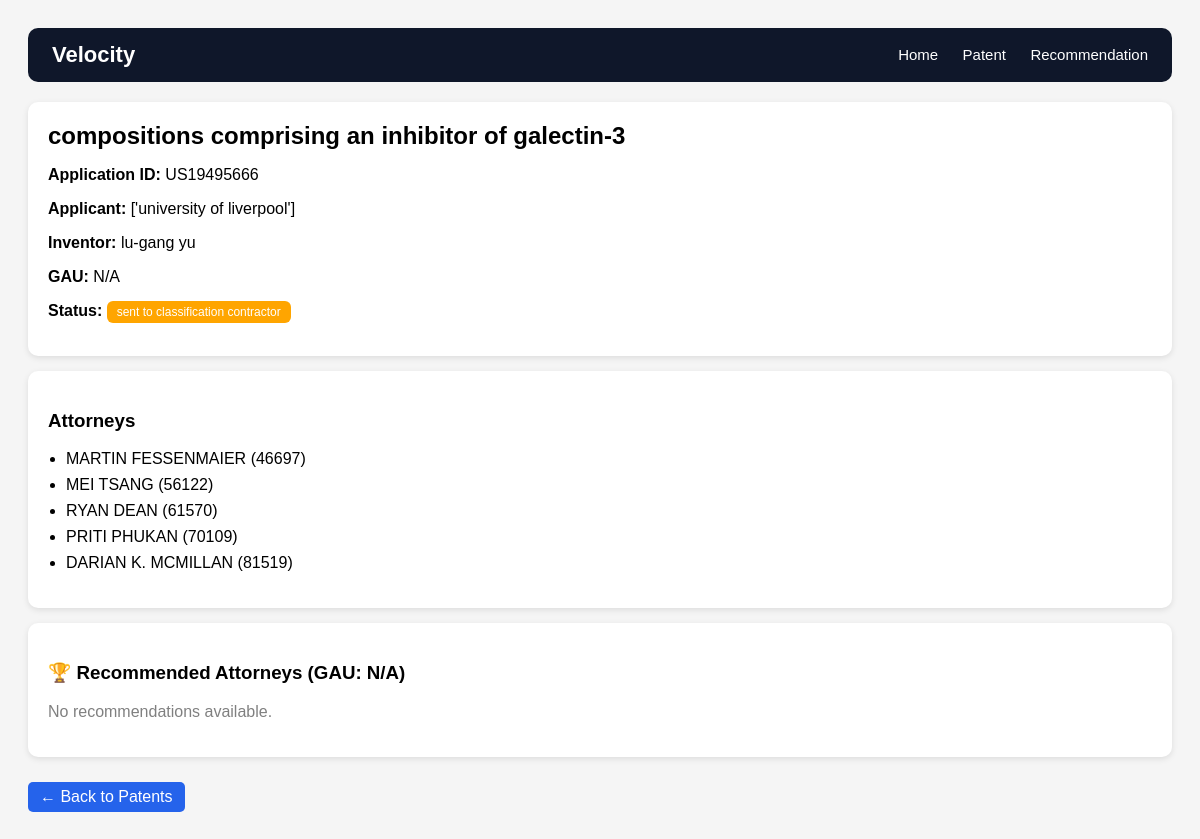
The app's page /patents/US19495666/ with its own data.
### core/models.py (models this page shows, shortened)
class Patent(models.Model):
    application_id = models.CharField(max_length=50, primary_key=True)
    title = models.TextField(blank=True, null=True)
    applicant_name = models.CharField(max_length=255, blank=True, null=True)
    inventor_name = models.CharField(max_length=255, blank=True, null=True)
    gau = models.CharField(max_length=20, blank=True, null=True)
    status = models.CharField(max_length=255, blank=True, null=True)

class Attorney(models.Model):
    registration_no = models.CharField(max_length=50, primary_key=True)
    name = models.CharField(max_length=255)

### core/views.py (the view)
# urls.py: path("patents/<str:application_id>/", patent_detail, name="patent-detail"),
def patent_detail(request, application_id):
    patent = Patent.objects.get(application_id=application_id)
    attorneys = [
        pa.attorney for pa in patent.attorneys_map.select_related("attorney")
    ]
    recommendations = []
    if patent.gau:
        recommendations = Recommendation.objects.filter(
            gau=patent.gau
        ).select_related("attorney").order_by("-success_rate")[:5]
    return render(request, "core/patent_detail.html", {
        "patent": patent,
        "attorneys": attorneys,
        "recommendations": recommendations
    })

### core/templates/core/patent_detail.html (shortened to what this page needs)
<!DOCTYPE html>
<html>
<head>
</head>
<body>
<div class="navbar">
    <div class="logo">Velocity</div>
    <div class="nav-links">
        <a href="/">Home</a>
        <a href="/patents/">Patent</a>
        <a href="/recommendations/">Recommendation</a>
    </div>
</div>
<div class="card">
    <div class="title">
        {{ patent.title|default:"No Title Available" }}
    </div>
    <p><b>Application ID:</b> {{ patent.application_id }}</p>
    <p><b>Applicant:</b> {{ patent.applicant_name|default:"N/A" }}</p>
    <p><b>Inventor:</b> {{ patent.inventor_name|default:"N/A" }}</p>
    <p><b>GAU:</b> {{ patent.gau|default:"N/A" }}</p>
    <p>
        <b>Status:</b>
        <span class="badge
            {% if 'grant' in patent.status|lower %}success
            {% elif 'reject' in patent.status|lower %}danger
            {% else %}pending{% endif %}
        ">
            {{ patent.status|default:"N/A" }}
        </span>
    </p>
</div>
<div class="card">
    <h3>Attorneys</h3>
    {% if attorneys %}
        <ul>
            {% for a in attorneys %}
                <li>
                    {{ a.name }} ({{ a.registration_no }})
                </li>
            {% endfor %}
        </ul>
    {% else %}
        <p class="empty">No attorneys found.</p>
    {% endif %}
</div>
<div class="card">
    <h3>🏆 Recommended Attorneys (GAU: {{ patent.gau|default:"N/A" }})</h3>
    {% if recommendations %}
        <ul>
            {% for r in recommendations %}
                <li>
                    <span class="rec-name">
                        {{ r.attorney.name }} ({{ r.attorney.registration_no }})
                    </span>
                    <br>
                    <span class="rec-meta">
                        Success: {{ r.success_rate }}% |
                        Total: {{ r.total_cases }} |
                        Approved: {{ r.approved }} |
                        Rejected: {{ r.rejected }}
                    </span>
                </li>
            {% endfor %}
        </ul>
    {% else %}
        <p class="empty">No recommendations available.</p>
    {% endif %}
</div>
<a href="/patents/" class="btn">← Back to Patents</a>
</body>
</html>

### core/templates/core/patent_detail.html (style rules this page uses)
body { font-family: Arial; background: #f5f5f5; padding: 20px; }
.navbar { display: flex; justify-content: space-between; align-items: center; background: #0f172a; padding: 14px 24px; color: white; border-radius: 10px; margin-bottom: 20px; }
.logo { font-size: 22px; font-weight: bold; }
.nav-links a { color: white; text-decoration: none; margin-left: 20px; font-size: 15px; }
.card { background: white; padding: 20px; border-radius: 10px; margin-bottom: 15px; box-shadow: 0 2px 6px rgba(0,0,0,0.1); }
.title { font-size: 24px; font-weight: bold; margin-bottom: 15px; }
.badge { padding: 4px 10px; border-radius: 6px; color: white; font-size: 12px; }
.pending { background: orange; }
ul { padding-left: 18px; }
li { margin-bottom: 8px; }
.empty { color: gray; }
.btn { display: inline-block; margin-top: 10px; padding: 6px 12px; background: #2563eb; color: white; text-decoration: none; border-radius: 5px; }

### records on screen
Patent: title "compositions comprising an inhibitor of galectin-3", application_id "US19495666", applicant_name "['university of liverpool']", inventor_name "lu-gang yu", gau "N/A", status "sent to classification contractor"
Attorney: name "MARTIN FESSENMAIER", registration_no "46697"
Attorney: name "MEI TSANG", registration_no "56122"
Attorney: name "RYAN DEAN", registration_no "61570"
Attorney: name "PRITI PHUKAN", registration_no "70109"
Attorney: name "DARIAN K. MCMILLAN", registration_no "81519"
